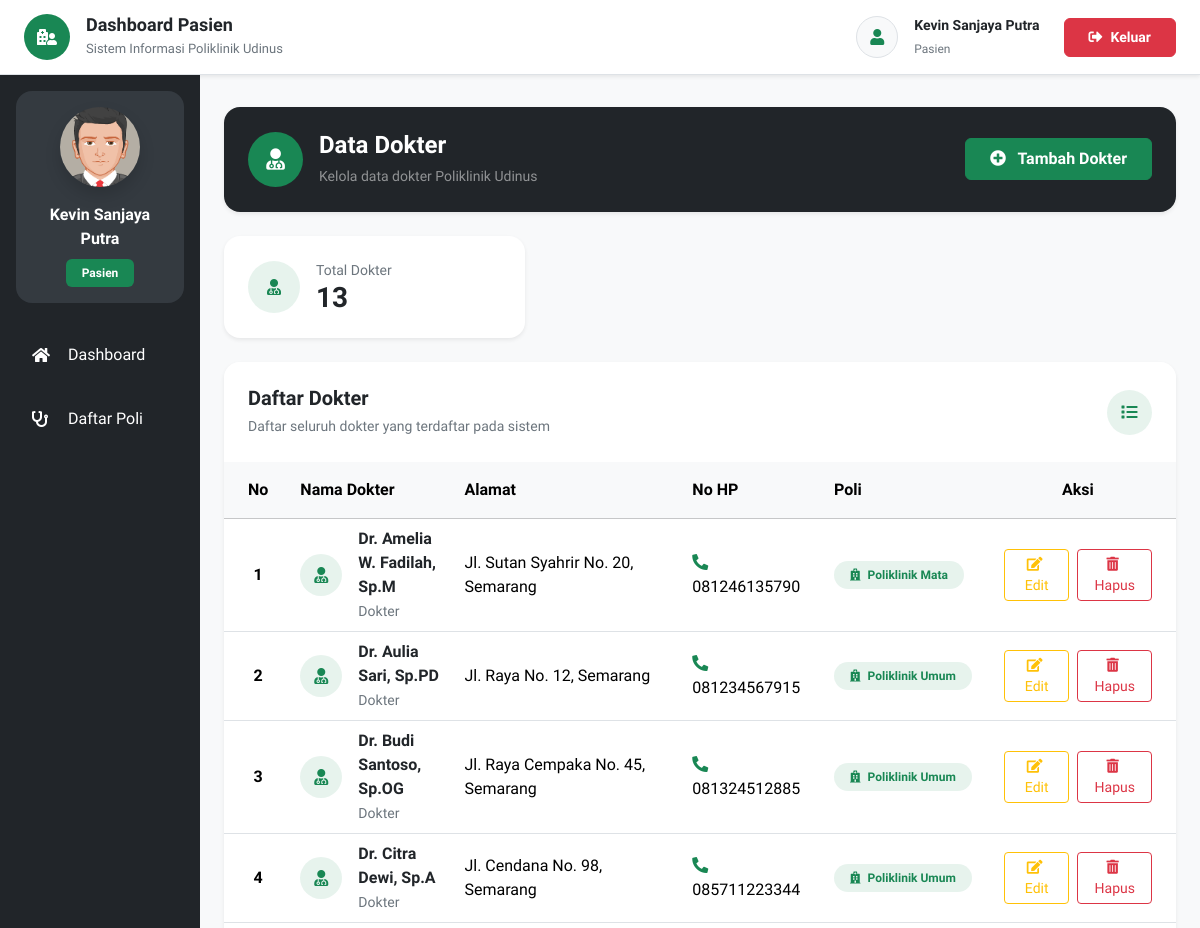
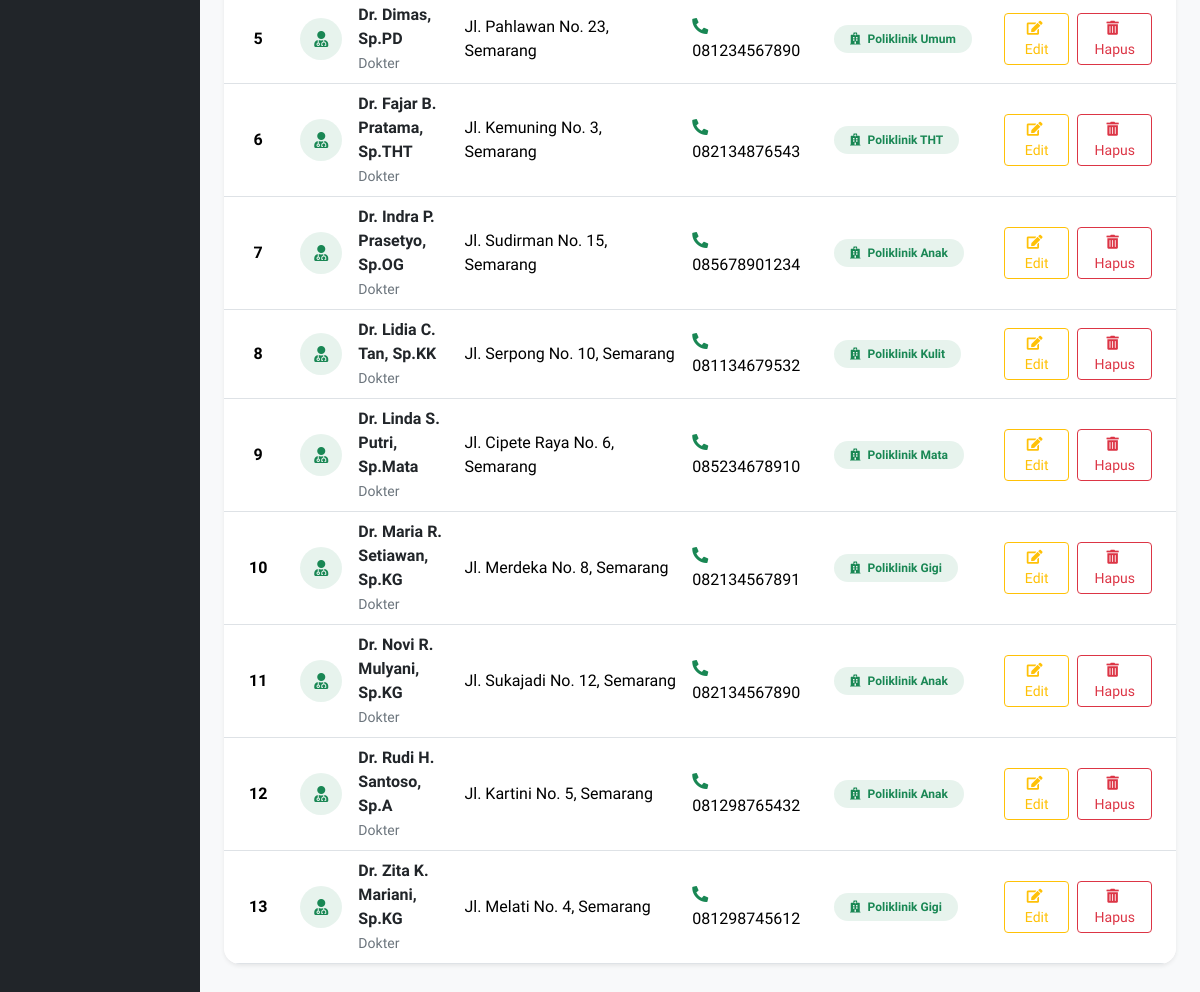
The app's page /dokter.php (signed in) with its own data (2 pictures, top to bottom).
### tables this page shows
CREATE TABLE `dokter` (
  `id` int NOT NULL,
  `nama` varchar(255) NOT NULL,
  `password` varchar(50) NOT NULL,
  `alamat` varchar(255) NOT NULL,
  `no_hp` varchar(50) NOT NULL,
  `id_poli` int NOT NULL
);

CREATE TABLE `poli` (
  `id` int NOT NULL,
  `nama_poli` varchar(25) NOT NULL,
  `keterangan` text NOT NULL
);

### pages/dokter/index.php (the view, shortened to what this page needs)
<?php
require_once 'config/koneksi.php';
$dataDokterList = [];
$queryDokter = "
    SELECT
        dokter.id,
        dokter.nama,
        dokter.alamat,
        dokter.no_hp,
        dokter.id_poli,
        poli.nama_poli
    FROM dokter
    LEFT JOIN poli
        ON dokter.id_poli = poli.id
    ORDER BY dokter.nama ASC
";
$resultDokter = mysqli_query($mysqli, $queryDokter);
if ($resultDokter) {
    while ($dokter = mysqli_fetch_assoc($resultDokter)) {
        $dataDokterList[] = $dokter;
    }
}
$jumlahDokter = count($dataDokterList);
?>
<section class="py-2">
    <div class="card border-0 shadow-sm rounded-4 overflow-hidden mb-4">
        <div class="bg-dark text-white p-4">
            <div class="row align-items-center g-3">
                <div class="col-md-8">
                    <div class="d-flex align-items-center">
                        <div class="bg-success rounded-circle d-flex align-items-center justify-content-center me-3"
                            style="
                                width:55px;
                                height:55px;
                                min-width:55px;
                            ">
                            <i class="fas fa-user-md fa-lg"></i>
                        </div>
                        <div>
                            <h4 class="fw-bold mb-1">
                                Data Dokter
                            </h4>
                            <small class="text-white-50">
                                Kelola data dokter Poliklinik Udinus
                            </small>
                        </div>
                    </div>
                </div>
                <div class="col-md-4 text-md-end">
                    <button type="button"
                        class="btn btn-success px-4 py-2 fw-semibold"
                        data-bs-toggle="modal"
                        data-bs-target="#addModal">
                        <i class="fas fa-plus-circle me-2"></i>
                        Tambah Dokter
                    </button>
                </div>
            </div>
        </div>
    </div>
    <div class="row g-4 mb-4">
        <div class="col-lg-4 col-md-6">
            <div class="card border-0 shadow-sm rounded-4">
                <div class="card-body p-4">
                    <div class="d-flex align-items-center">
                        <div class="bg-success bg-opacity-10 text-success rounded-circle d-flex align-items-center justify-content-center me-3"
                            style="
                                width:52px;
                                height:52px;
                                min-width:52px;
                            ">
                            <i class="fas fa-user-md"></i>
                        </div>
                        <div>
                            <small class="text-secondary d-block">
                                Total Dokter
                            </small>
                            <h3 class="fw-bold mb-0">
                                <?php echo number_format($jumlahDokter); ?>
                            </h3>
                        </div>
                    </div>
                </div>
            </div>
        </div>
    </div>
    <div class="card border-0 shadow-sm rounded-4 overflow-hidden">
        <div class="card-header bg-white border-0 p-4">
            <div class="d-flex align-items-center justify-content-between">
                <div>
                    <h5 class="fw-bold text-dark mb-1">
                        Daftar Dokter
                    </h5>
                    <small class="text-secondary">
                        Daftar seluruh dokter yang terdaftar pada sistem
                    </small>
                </div>
                <div class="bg-success bg-opacity-10 text-success rounded-circle d-flex align-items-center justify-content-center"
                    style="
                        width:45px;
                        height:45px;
                        min-width:45px;
                    ">
                    <i class="fas fa-list"></i>
                </div>
            </div>
        </div>
        <div class="card-body p-0">
            <div class="table-responsive">
                <table class="table table-hover align-middle mb-0">
                    <thead class="table-light">
                        <tr>
                            <th class="text-center px-4 py-3">
                                No
                            </th>
                            <th class="py-3">
                                Nama Dokter
                            </th>
                            <th class="py-3">
                                Alamat
                            </th>
                            <th class="py-3">
                                No HP
                            </th>
                            <th class="py-3">
                                Poli
                            </th>
                            <th class="text-center px-4 py-3">
                                Aksi
                            </th>
                        </tr>
                    </thead>
                    <tbody>
                        <?php if (!empty($dataDokterList)) { ?>
                            <?php
                            $no = 1;
                            foreach ($dataDokterList as $data) {
                            ?>
                                <tr>
                                    <td class="text-center px-4 fw-semibold">
                                        <?php echo $no++; ?>
                                    </td>
                                    <td>
                                        <div class="d-flex align-items-center">
                                            <div class="bg-success bg-opacity-10 text-success rounded-circle d-flex align-items-center justify-content-center me-3"
                                                style="
                                                    width:42px;
                                                    height:42px;
                                                    min-width:42px;
                                                ">
                                                <i class="fas fa-user-md"></i>
                                            </div>
                                            <div>
                                                <div class="fw-semibold text-dark">
                                                    <?php
                                                    echo htmlspecialchars(
                                                        $data['nama']
                                                    );
                                                    ?>
                                                </div>
                                                <small class="text-secondary">
                                                    Dokter
                                                </small>
                                            </div>
                                        </div>
                                    </td>
                                    <td style="
                                        min-width:220px;
                                        white-space:normal;
                                    ">
                                        <?php
                                        echo nl2br(
                                            htmlspecialchars(
                                                $data['alamat']
                                            )
                                        );
                                        ?>
                                    </td>
                                    <td style="min-width:140px;">
                                        <i class="fas fa-phone-alt text-success me-2"></i>
                                        <?php
                                        echo htmlspecialchars(
                                            $data['no_hp']
                                        );
                                        ?>
                                    </td>
                                    <td>
                                        <?php if (!empty($data['nama_poli'])) { ?>
                                            <span class="badge bg-success bg-opacity-10 text-success px-3 py-2 rounded-pill">
                                                <i class="fas fa-hospital me-1"></i>
                                                <?php
                                                echo htmlspecialchars(
                                                    $data['nama_poli']
                                                );
                                                ?>
                                            </span>
                                        <?php } else { ?>
                                            <span class="badge bg-secondary px-3 py-2 rounded-pill">
                                                Belum Ada Poli
                                            </span>
                                        <?php } ?>
                                    </td>
                                    <td class="text-center px-4"
                                        style="
                                            min-width:190px;
                                        ">
                                        <div class="d-flex justify-content-center gap-2">
                                            <button type="button"
                                                class="btn btn-sm btn-outline-warning px-3"
                                                data-bs-toggle="modal"
                                                data-bs-target="#editModal<?php echo (int) $data['id']; ?>">
                                                <i class="fas fa-edit me-1"></i>
                                                Edit
                                            </button>
                                            <button type="button"
                                                class="btn btn-sm btn-outline-danger px-3"
                                                data-bs-toggle="modal"
                                                data-bs-target="#hapusModal<?php echo (int) $data['id']; ?>">
                                                <i class="fas fa-trash-alt me-1"></i>
                                                Hapus
                                            </button>
                                        </div>
                                    </td>
                                </tr>
                            <?php } ?>
                        <?php } ?>
                    </tbody>
                </table>
            </div>
        </div>
    </div>
</section>

### records on screen
dokter: nama "Dr. Amelia W. Fadilah, Sp.M", alamat "Jl. Sutan Syahrir No. 20, Semarang", no_hp "081246135790", id_poli.nama_poli "Poliklinik Mata"
dokter: nama "Dr. Aulia Sari, Sp.PD", alamat "Jl. Raya No. 12, Semarang", no_hp "081234567915", id_poli.nama_poli "Poliklinik Umum"
dokter: nama "Dr. Budi Santoso, Sp.OG", alamat "Jl. Raya Cempaka No. 45, Semarang", no_hp "081324512885", id_poli.nama_poli "Poliklinik Umum"
dokter: nama "Dr. Citra Dewi, Sp.A", alamat "Jl. Cendana No. 98, Semarang", no_hp "085711223344", id_poli.nama_poli "Poliklinik Umum"
dokter: nama "Dr. Dimas, Sp.PD", alamat "Jl. Pahlawan No. 23, Semarang", no_hp "081234567890", id_poli.nama_poli "Poliklinik Umum"
dokter: nama "Dr. Fajar B. Pratama, Sp.THT", alamat "Jl. Kemuning No. 3, Semarang", no_hp "082134876543", id_poli.nama_poli "Poliklinik THT"
dokter: nama "Dr. Indra P. Prasetyo, Sp.OG", alamat "Jl. Sudirman No. 15, Semarang", no_hp "085678901234", id_poli.nama_poli "Poliklinik Anak"
dokter: nama "Dr. Lidia C. Tan, Sp.KK", alamat "Jl. Serpong No. 10, Semarang", no_hp "081134679532", id_poli.nama_poli "Poliklinik Kulit"
dokter: nama "Dr. Linda S. Putri, Sp.Mata", alamat "Jl. Cipete Raya No. 6, Semarang", no_hp "085234678910", id_poli.nama_poli "Poliklinik Mata"
dokter: nama "Dr. Maria R. Setiawan, Sp.KG", alamat "Jl. Merdeka No. 8, Semarang", no_hp "082134567891", id_poli.nama_poli "Poliklinik Gigi"
dokter: nama "Dr. Novi R. Mulyani, Sp.KG", alamat "Jl. Sukajadi No. 12, Semarang", no_hp "082134567890", id_poli.nama_poli "Poliklinik Anak"
dokter: nama "Dr. Rudi H. Santoso, Sp.A", alamat "Jl. Kartini No. 5, Semarang", no_hp "081298765432", id_poli.nama_poli "Poliklinik Anak"
dokter: nama "Dr. Zita K. Mariani, Sp.KG", alamat "Jl. Melati No. 4, Semarang", no_hp "081298745612", id_poli.nama_poli "Poliklinik Gigi"

### other values on screen
$dashboardTitle "Dashboard Pasien"
$dashboardDesc "Sistem Informasi Poliklinik Udinus"
$username "Kevin Sanjaya Putra"
$akses "Pasien"
$_SESSION['akses'] "Pasien"
$jumlahDokter "13"
